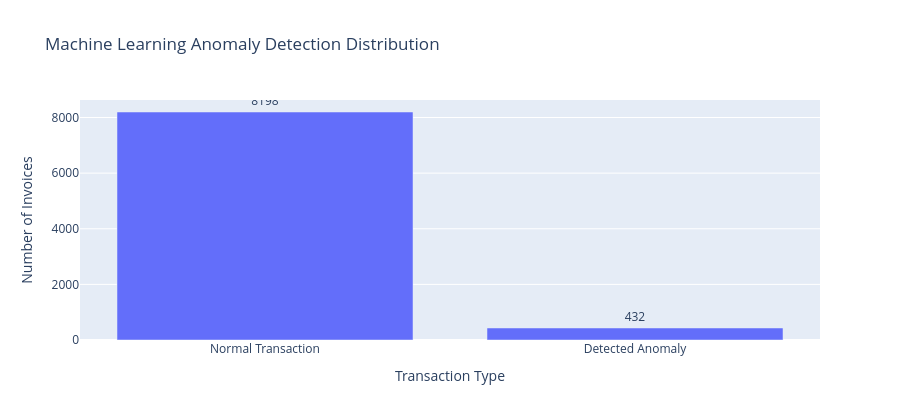
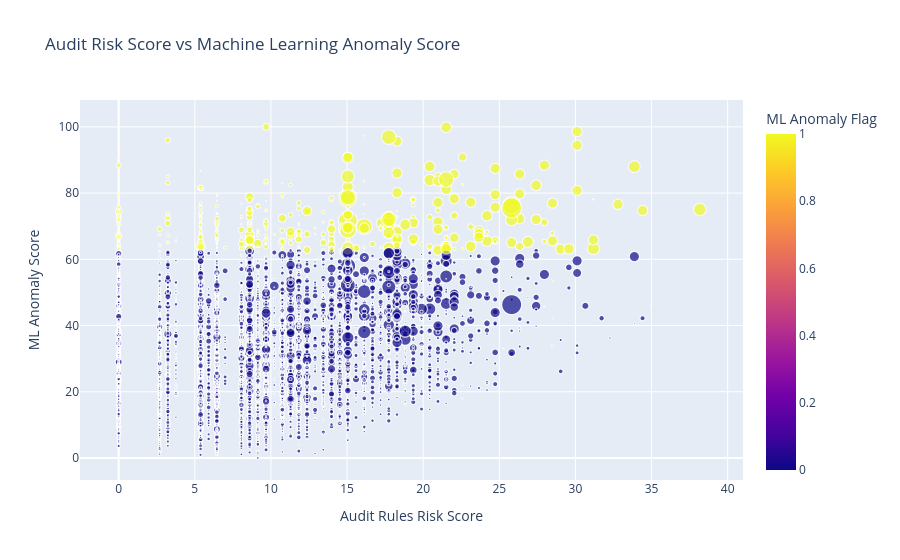
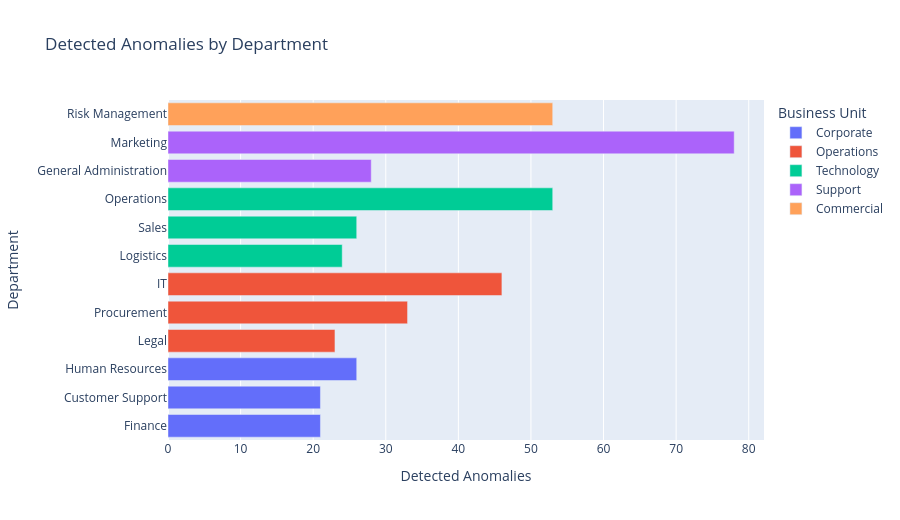
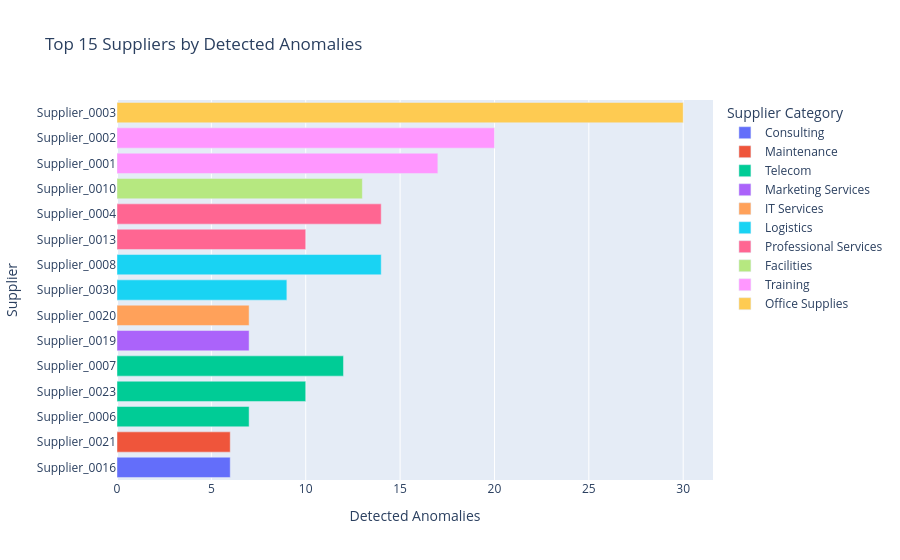

Notebook cell for these charts, in order:
### Code cell
# ============================================================
# 11. ANOMALY DETECTION VISUALIZATIONS
# ============================================================

# ------------------------------------------------------------
# Anomaly distribution chart
# ------------------------------------------------------------

fig_anomaly_distribution = px.bar(
    anomaly_distribution,
    x="Label",
    y="Invoices",
    text="Invoices",
    title="Machine Learning Anomaly Detection Distribution",
    labels={
        "Label": "Transaction Type",
        "Invoices": "Number of Invoices"
    }
)

fig_anomaly_distribution.update_traces(textposition="outside")
fig_anomaly_distribution.update_layout(height=420)
fig_anomaly_distribution.show()

# ------------------------------------------------------------
# Audit risk score vs ML anomaly score
# ------------------------------------------------------------

fig_audit_ml_scatter = px.scatter(
    ml_df,
    x="audit_risk_score",
    y="ml_anomaly_score",
    color="ml_anomaly_flag",
    size="invoice_amount",
    hover_name="invoice_id",
    hover_data=[
        "supplier_name",
        "department_name",
        "invoice_amount",
        "audit_risk_level",
        "ml_review_priority",
        "primary_risk_driver"
    ],
    title="Audit Risk Score vs Machine Learning Anomaly Score",
    labels={
        "audit_risk_score": "Audit Rules Risk Score",
        "ml_anomaly_score": "ML Anomaly Score",
        "ml_anomaly_flag": "ML Anomaly Flag"
    }
)

fig_audit_ml_scatter.update_layout(height=560)
fig_audit_ml_scatter.show()

# ------------------------------------------------------------
# Top departments by anomaly count
# ------------------------------------------------------------

fig_department_anomalies = px.bar(
    department_anomaly_summary.sort_values("Anomaly_Count", ascending=True),
    x="Anomaly_Count",
    y="department_name",
    color="business_unit",
    orientation="h",
    title="Detected Anomalies by Department",
    labels={
        "Anomaly_Count": "Detected Anomalies",
        "department_name": "Department",
        "business_unit": "Business Unit"
    }
)

fig_department_anomalies.update_layout(height=520)
fig_department_anomalies.show()

# ------------------------------------------------------------
# Top suppliers by anomaly count
# ------------------------------------------------------------

fig_supplier_anomalies = px.bar(
    supplier_anomaly_summary.head(15).sort_values("Anomaly_Count", ascending=True),
    x="Anomaly_Count",
    y="supplier_name",
    color="supplier_category",
    orientation="h",
    title="Top 15 Suppliers by Detected Anomalies",
    labels={
        "Anomaly_Count": "Detected Anomalies",
        "supplier_name": "Supplier",
        "supplier_category": "Supplier Category"
    }
)

fig_supplier_anomalies.update_layout(height=560)
fig_supplier_anomalies.show()

### Figure 1 — Plotly figure (JSON) as saved in the notebook; plotly's stock layout.template omitted (floating-point values rounded to 4 significant figures)
{"data": [{"hovertemplate": "Transaction Type=%{x}<br>Number of Invoices=%{text}<extra></extra>", "legendgroup": "", "marker": {"color": "#636efa", "pattern": {"shape": ""}}, "name": "", "orientation": "v", "showlegend": false, "text": [8198.0, 432.0], "textposition": "outside", "type": "bar", "x": ["Normal Transaction", "Detected Anomaly"], "xaxis": "x", "y": [8198, 432], "yaxis": "y"}], "layout": {"barmode": "relative", "height": 420, "legend": {"tracegroupgap": 0}, "title": {"text": "Machine Learning Anomaly Detection Distribution"}, "xaxis": {"anchor": "y", "domain": [0, 1], "title": {"text": "Transaction Type"}}, "yaxis": {"anchor": "x", "domain": [0, 1], "title": {"text": "Number of Invoices"}}}}

### Figure 2 — Plotly figure (JSON) as saved in the notebook; plotly's stock layout.template omitted (floating-point values rounded to 4 significant figures; data arrays with more than 128 entries replaced by an {"elided": "..."} marker saying what was removed)
{"data": [{"customdata": {"elided": "8630x6 mixed values"}, "hovertemplate": "<b>%{hovertext}</b><br><br>Audit Rules Risk Score=%{x}<br>ML Anomaly Score=%{y}<br>invoice_amount=%{customdata[2]}<br>supplier_name=%{customdata[0]}<br>department_name=%{customdata[1]}<br>audit_risk_level=%{customdata[3]}<br>ml_review_priority=%{customdata[4]}<br>primary_risk_driver=%{customdata[5]}<br>ML Anomaly Flag=%{marker.color}<extra></extra>", "hovertext": {"elided": "8630 str values"}, "legendgroup": "", "marker": {"color": {"elided": "8630 int values"}, "coloraxis": "coloraxis", "size": {"elided": "8630 float values"}, "sizemode": "area", "sizeref": 972.2, "symbol": "circle"}, "mode": "markers", "name": "", "showlegend": false, "type": "scattergl", "x": {"elided": "8630 float values"}, "xaxis": "x", "y": {"elided": "8630 float values"}, "yaxis": "y"}], "layout": {"coloraxis": {"colorbar": {"title": {"text": "ML Anomaly Flag"}}, "colorscale": [[0, "#0d0887"], [0.1111, "#46039f"], [0.2222, "#7201a8"], [0.3333, "#9c179e"], [0.4444, "#bd3786"], [0.5556, "#d8576b"], [0.6667, "#ed7953"], [0.7778, "#fb9f3a"], [0.8889, "#fdca26"], [1, "#f0f921"]]}, "height": 560, "legend": {"itemsizing": "constant", "tracegroupgap": 0}, "title": {"text": "Audit Risk Score vs Machine Learning Anomaly Score"}, "xaxis": {"anchor": "y", "domain": [0, 1], "title": {"text": "Audit Rules Risk Score"}}, "yaxis": {"anchor": "x", "domain": [0, 1], "title": {"text": "ML Anomaly Score"}}}}

### Figure 3 — Plotly figure (JSON) as saved in the notebook; plotly's stock layout.template omitted (floating-point values rounded to 4 significant figures)
{"data": [{"hovertemplate": "Business Unit=Corporate<br>Detected Anomalies=%{x}<br>Department=%{y}<extra></extra>", "legendgroup": "Corporate", "marker": {"color": "#636efa", "pattern": {"shape": ""}}, "name": "Corporate", "orientation": "h", "showlegend": true, "textposition": "auto", "type": "bar", "x": [21, 21, 26], "xaxis": "x", "y": ["Finance", "Customer Support", "Human Resources"], "yaxis": "y"}, {"hovertemplate": "Business Unit=Operations<br>Detected Anomalies=%{x}<br>Department=%{y}<extra></extra>", "legendgroup": "Operations", "marker": {"color": "#EF553B", "pattern": {"shape": ""}}, "name": "Operations", "orientation": "h", "showlegend": true, "textposition": "auto", "type": "bar", "x": [23, 33, 46], "xaxis": "x", "y": ["Legal", "Procurement", "IT"], "yaxis": "y"}, {"hovertemplate": "Business Unit=Technology<br>Detected Anomalies=%{x}<br>Department=%{y}<extra></extra>", "legendgroup": "Technology", "marker": {"color": "#00cc96", "pattern": {"shape": ""}}, "name": "Technology", "orientation": "h", "showlegend": true, "textposition": "auto", "type": "bar", "x": [24, 26, 53], "xaxis": "x", "y": ["Logistics", "Sales", "Operations"], "yaxis": "y"}, {"hovertemplate": "Business Unit=Support<br>Detected Anomalies=%{x}<br>Department=%{y}<extra></extra>", "legendgroup": "Support", "marker": {"color": "#ab63fa", "pattern": {"shape": ""}}, "name": "Support", "orientation": "h", "showlegend": true, "textposition": "auto", "type": "bar", "x": [28, 78], "xaxis": "x", "y": ["General Administration", "Marketing"], "yaxis": "y"}, {"hovertemplate": "Business Unit=Commercial<br>Detected Anomalies=%{x}<br>Department=%{y}<extra></extra>", "legendgroup": "Commercial", "marker": {"color": "#FFA15A", "pattern": {"shape": ""}}, "name": "Commercial", "orientation": "h", "showlegend": true, "textposition": "auto", "type": "bar", "x": [53], "xaxis": "x", "y": ["Risk Management"], "yaxis": "y"}], "layout": {"barmode": "relative", "height": 520, "legend": {"title": {"text": "Business Unit"}, "tracegroupgap": 0}, "title": {"text": "Detected Anomalies by Department"}, "xaxis": {"anchor": "y", "domain": [0, 1], "title": {"text": "Detected Anomalies"}}, "yaxis": {"anchor": "x", "domain": [0, 1], "title": {"text": "Department"}}}}

### Figure 4 — Plotly figure (JSON) as saved in the notebook; plotly's stock layout.template omitted (floating-point values rounded to 4 significant figures)
{"data": [{"hovertemplate": "Supplier Category=Consulting<br>Detected Anomalies=%{x}<br>Supplier=%{y}<extra></extra>", "legendgroup": "Consulting", "marker": {"color": "#636efa", "pattern": {"shape": ""}}, "name": "Consulting", "orientation": "h", "showlegend": true, "textposition": "auto", "type": "bar", "x": [6], "xaxis": "x", "y": ["Supplier_0016"], "yaxis": "y"}, {"hovertemplate": "Supplier Category=Maintenance<br>Detected Anomalies=%{x}<br>Supplier=%{y}<extra></extra>", "legendgroup": "Maintenance", "marker": {"color": "#EF553B", "pattern": {"shape": ""}}, "name": "Maintenance", "orientation": "h", "showlegend": true, "textposition": "auto", "type": "bar", "x": [6], "xaxis": "x", "y": ["Supplier_0021"], "yaxis": "y"}, {"hovertemplate": "Supplier Category=Telecom<br>Detected Anomalies=%{x}<br>Supplier=%{y}<extra></extra>", "legendgroup": "Telecom", "marker": {"color": "#00cc96", "pattern": {"shape": ""}}, "name": "Telecom", "orientation": "h", "showlegend": true, "textposition": "auto", "type": "bar", "x": [7, 10, 12], "xaxis": "x", "y": ["Supplier_0006", "Supplier_0023", "Supplier_0007"], "yaxis": "y"}, {"hovertemplate": "Supplier Category=Marketing Services<br>Detected Anomalies=%{x}<br>Supplier=%{y}<extra></extra>", "legendgroup": "Marketing Services", "marker": {"color": "#ab63fa", "pattern": {"shape": ""}}, "name": "Marketing Services", "orientation": "h", "showlegend": true, "textposition": "auto", "type": "bar", "x": [7], "xaxis": "x", "y": ["Supplier_0019"], "yaxis": "y"}, {"hovertemplate": "Supplier Category=IT Services<br>Detected Anomalies=%{x}<br>Supplier=%{y}<extra></extra>", "legendgroup": "IT Services", "marker": {"color": "#FFA15A", "pattern": {"shape": ""}}, "name": "IT Services", "orientation": "h", "showlegend": true, "textposition": "auto", "type": "bar", "x": [7], "xaxis": "x", "y": ["Supplier_0020"], "yaxis": "y"}, {"hovertemplate": "Supplier Category=Logistics<br>Detected Anomalies=%{x}<br>Supplier=%{y}<extra></extra>", "legendgroup": "Logistics", "marker": {"color": "#19d3f3", "pattern": {"shape": ""}}, "name": "Logistics", "orientation": "h", "showlegend": true, "textposition": "auto", "type": "bar", "x": [9, 14], "xaxis": "x", "y": ["Supplier_0030", "Supplier_0008"], "yaxis": "y"}, {"hovertemplate": "Supplier Category=Professional Services<br>Detected Anomalies=%{x}<br>Supplier=%{y}<extra></extra>", "legendgroup": "Professional Services", "marker": {"color": "#FF6692", "pattern": {"shape": ""}}, "name": "Professional Services", "orientation": "h", "showlegend": true, "textposition": "auto", "type": "bar", "x": [10, 14], "xaxis": "x", "y": ["Supplier_0013", "Supplier_0004"], "yaxis": "y"}, {"hovertemplate": "Supplier Category=Facilities<br>Detected Anomalies=%{x}<br>Supplier=%{y}<extra></extra>", "legendgroup": "Facilities", "marker": {"color": "#B6E880", "pattern": {"shape": ""}}, "name": "Facilities", "orientation": "h", "showlegend": true, "textposition": "auto", "type": "bar", "x": [13], "xaxis": "x", "y": ["Supplier_0010"], "yaxis": "y"}, {"hovertemplate": "Supplier Category=Training<br>Detected Anomalies=%{x}<br>Supplier=%{y}<extra></extra>", "legendgroup": "Training", "marker": {"color": "#FF97FF", "pattern": {"shape": ""}}, "name": "Training", "orientation": "h", "showlegend": true, "textposition": "auto", "type": "bar", "x": [17, 20], "xaxis": "x", "y": ["Supplier_0001", "Supplier_0002"], "yaxis": "y"}, {"hovertemplate": "Supplier Category=Office Supplies<br>Detected Anomalies=%{x}<br>Supplier=%{y}<extra></extra>", "legendgroup": "Office Supplies", "marker": {"color": "#FECB52", "pattern": {"shape": ""}}, "name": "Office Supplies", "orientation": "h", "showlegend": true, "textposition": "auto", "type": "bar", "x": [30], "xaxis": "x", "y": ["Supplier_0003"], "yaxis": "y"}], "layout": {"barmode": "relative", "height": 560, "legend": {"title": {"text": "Supplier Category"}, "tracegroupgap": 0}, "title": {"text": "Top 15 Suppliers by Detected Anomalies"}, "xaxis": {"anchor": "y", "domain": [0, 1], "title": {"text": "Detected Anomalies"}}, "yaxis": {"anchor": "x", "domain": [0, 1], "title": {"text": "Supplier"}}}}
